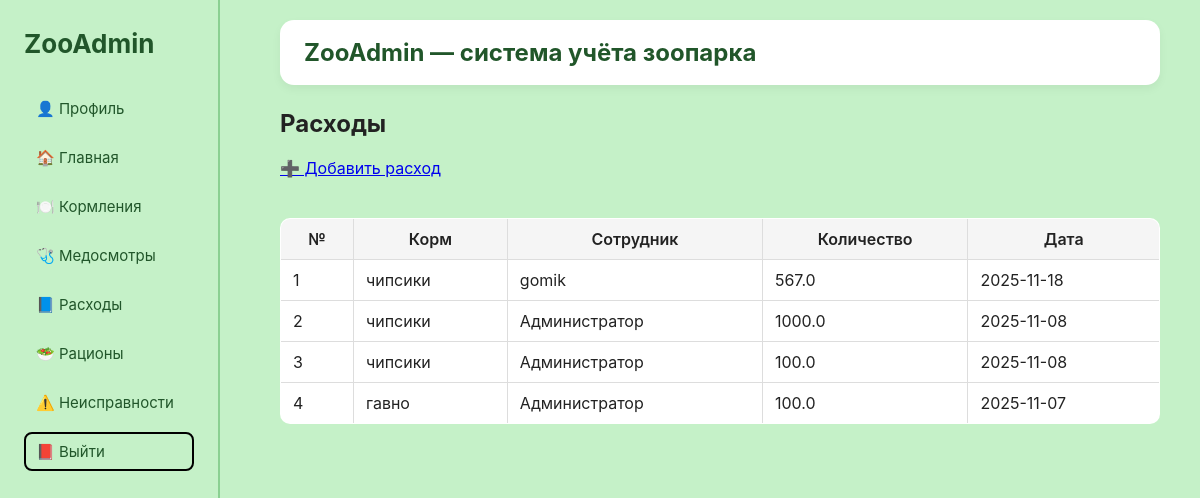
The page /expenses (signed in) on the database its author committed.
### tables this page shows
CREATE TABLE expenses (
        id INTEGER PRIMARY KEY AUTOINCREMENT,
        feed_id INTEGER NOT NULL,
        employee_id INTEGER NOT NULL,
        quantity REAL NOT NULL CHECK(quantity >= 0),
        expense_date TEXT DEFAULT CURRENT_DATE,
        FOREIGN KEY (feed_id) REFERENCES feed(id),
        FOREIGN KEY (employee_id) REFERENCES employees(id)
    );

CREATE TABLE feed (
        id INTEGER PRIMARY KEY AUTOINCREMENT,
        name TEXT NOT NULL,
        type TEXT CHECK(type IN ('Влажный', 'Сухой', 'Комбикорм')) DEFAULT 'Сухой',
        unit TEXT DEFAULT 'кг',
        quantity REAL DEFAULT 0
    );

CREATE TABLE employees (
        id INTEGER PRIMARY KEY AUTOINCREMENT,
        full_name TEXT NOT NULL,
        username TEXT UNIQUE NOT NULL,
        password TEXT NOT NULL,
        phone TEXT,
        role TEXT DEFAULT 'zootechnician', -- роли: manager, director, zootechnician, admin
        status TEXT DEFAULT 'active'
    );

### routers/expenses.py (the view)
@router.get("/expenses", response_class=HTMLResponse)
@role_required(["admin", "zootechnician"])
async def expenses_list(request: Request):
    conn = get_connection()
    cursor = conn.cursor()
    cursor.execute("""
        SELECT e.id,
               f.name AS feed_name,
               em.full_name AS employee_name,
               e.quantity,
               e.expense_date
        FROM expenses e
        JOIN feed f ON e.feed_id = f.id
        JOIN employees em ON e.employee_id = em.id
        ORDER BY e.expense_date DESC
    """)
    expenses = cursor.fetchall()
    conn.close()
    return templates.TemplateResponse(
        "expenses.html",
        {
            "request": request,
            "expenses": expenses
        }
    )

### templates/expenses.html
{% extends "base.html" %}
{% block content %}
<h2>Расходы</h2>
<a href="/expenses/add">➕ Добавить расход</a><br><br>
<table border="1" cellpadding="8">
<tr>
    <th>№</th>
    <th>Корм</th>
    <th>Сотрудник</th>
    <th>Количество</th>
    <th>Дата</th>
</tr>
{% for e in expenses %}
<tr>
    <td>{{ loop.index }}</td>
    <td>{{ e.feed_name }}</td>
    <td>{{ e.employee_name }}</td>
    <td>{{ e.quantity }}</td>
    <td>{{ e.expense_date }}</td>
</tr>
{% endfor %}
</table>
{% endblock %}

### static/style.css (style rules this page uses)
body { margin: 0; font-family: -apple-system, BlinkMacSystemFont, "Segoe UI", Roboto, Arial, sans-serif; background: #c5f1c8; color: #222; }
table { background: white; border-collapse: collapse; width: 100%; margin-top: 20px; border-radius: 10px; overflow: hidden; }
table th, table td { border: 1px solid #ddd; padding: 10px 12px; }
table th { background: #f5f5f5; font-weight: 600; }

### rows shown on the page
expenses: feed_name "чипсики", employee_name "gomik", quantity "567.0", expense_date "2025-11-18"
expenses: feed_name "чипсики", employee_name "Администратор", quantity "1000.0", expense_date "2025-11-08"
expenses: feed_name "чипсики", employee_name "Администратор", quantity "100.0", expense_date "2025-11-08"
expenses: feed_name "гавно", employee_name "Администратор", quantity "100.0", expense_date "2025-11-07"
